Frame 1 (no input): blank canvas, image omitted
Frame 60 (the mouse pressed at the canvas centre just before this capture): blank canvas, image omitted
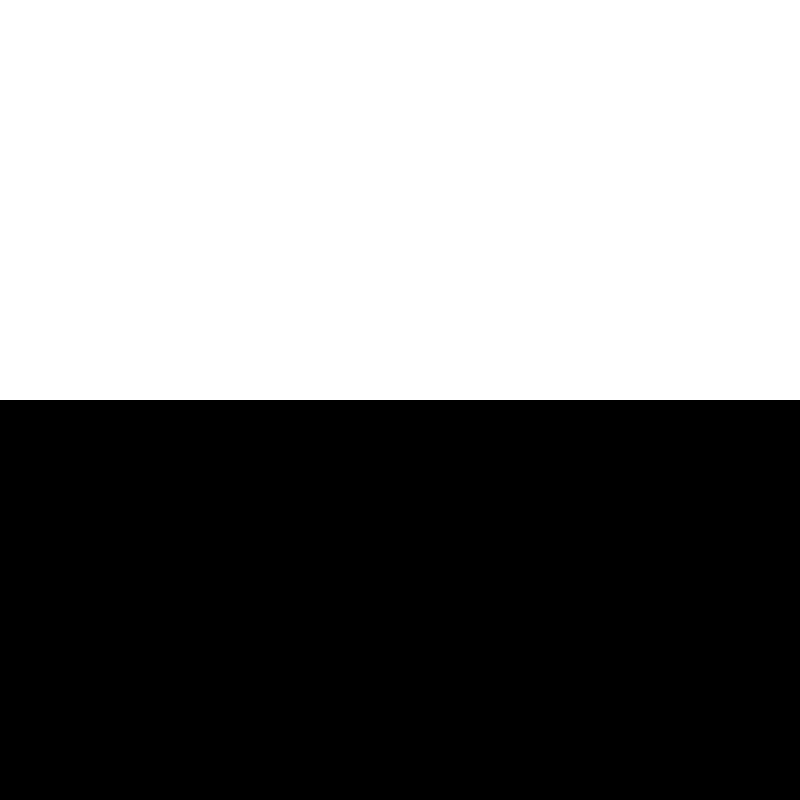
Frame 120 (the mouse held since frame 60 and released just before this capture)

The Processing sketch whose frames 1 and 60 were blank and that drew this single picture after the mouse press (run headless with seeded random() and noise(); from frame 60 on, the mouse is pressed at the canvas centre):

// Processing sketch: mouseY
// ── mouseY.pde
void setup(){
  size(800,800);
  background(255);
  noStroke();
}

void draw(){
  fill(255);
  rect(0,0,width, mouseY);
  fill(0);
  rect(0,mouseY, width, height-mouseY);
}
